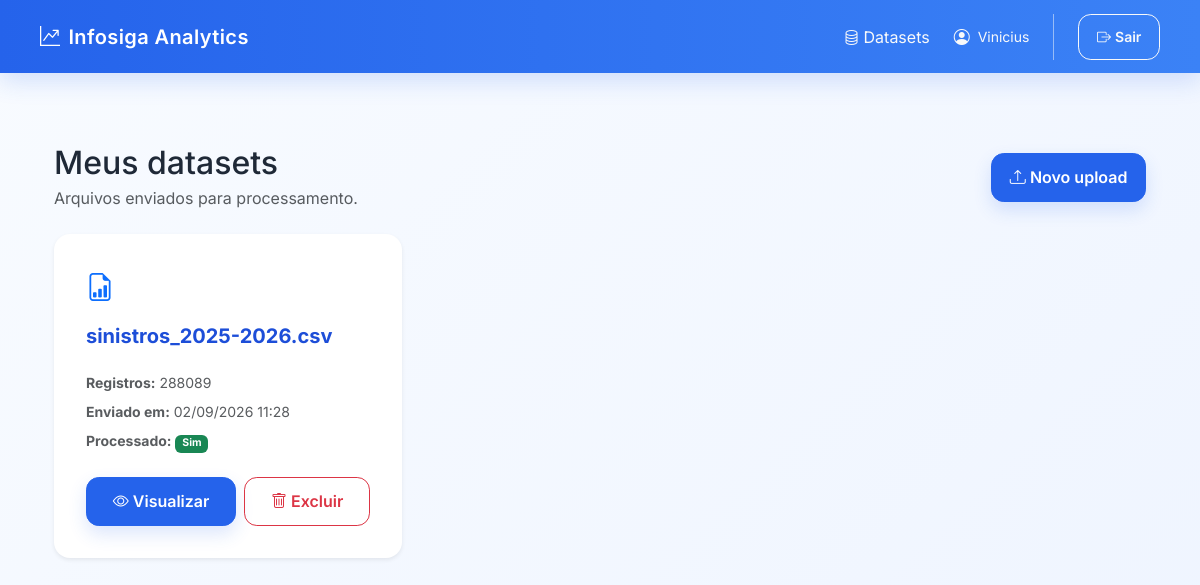
/datasets/ (signed in), run on the app's committed database.
### analytics/models.py (models this page shows, shortened)
class Dataset(models.Model):
    usuario = models.ForeignKey(
        settings.AUTH_USER_MODEL,
        on_delete=models.CASCADE,
        related_name="datasets",
    )
    nome_original = models.CharField(
        max_length=255
    )
    arquivo = models.FileField(
        upload_to="datasets/"
    )
    quantidade_registros = models.PositiveIntegerField(
        default=0
    )
    criado_em = models.DateTimeField(
        auto_now_add=True
    )
    atualizado_em = models.DateTimeField(
        auto_now=True
    )
    resultado_processado = models.FileField(
        upload_to="datasets/processed/",
        null=True,
        blank=True,
    )

### analytics/views/datasets.py (the view)
# urls.py: path("datasets/", dataset_list, name="dataset_list"),
@login_required
def dataset_list(request):
    datasets = DatasetService.list_for_user(request.user)
    return render(
        request,
        "analytics/datasets/list.html",
        {
            "datasets": datasets,
        },
    )

### analytics/persistence/datasets.py (called while the page is built)
def list_datasets_for_user(usuario):
    return (
        Dataset.objects
        .filter(usuario=usuario)
        .order_by("-criado_em")
    )

### analytics/services/dataset_service.py (called while the page is built)
    @staticmethod
    def list_for_user(usuario):
        return dataset_persistence.list_datasets_for_user(usuario)

### analytics/templates/analytics/datasets/list.html (shortened to what this page needs)
{% extends "analytics/base.html" %}
{% block content %}
<div class="container py-4">
    <div class="d-flex justify-content-between align-items-center mb-4">
        <div>
            <h2 class="mb-1">Meus datasets</h2>
            <p class="text-muted mb-0">
                Arquivos enviados para processamento.
            </p>
        </div>
        <a href="{% url 'home' %}" class="btn btn-primary">
            <i class="bi bi-upload"></i>
            Novo upload
        </a>
    </div>
    {% if datasets %}
    <div class="row g-4">
        {% for dataset in datasets %}
        <div class="col-md-6 col-lg-4">
            <div class="card shadow-sm border-0 h-100">
                <div class="card-body d-flex flex-column">
                    <div class="d-flex align-items-start justify-content-between mb-3">
                        <div class="text-primary fs-3">
                            <i class="bi bi-file-earmark-bar-graph"></i>
                        </div>
                    </div>
                    <h5 class="card-title text-break">
                        {{ dataset.nome_original }}
                    </h5>
                    <div class="text-muted small mt-3 mb-4">
                        <div class="mb-2">
                            <strong>Registros:</strong>
                            {{ dataset.quantidade_registros }}
                        </div>
                        <div class="mb-2">
                            <strong>Enviado em:</strong>
                            {{ dataset.criado_em|date:"d/m/Y H:i" }}
                        </div>
                        <div>
                            <strong>Processado:</strong>
                            {% if dataset.resultado_processado %}
                            <span class="badge bg-success">Sim</span>
                            {% else %}
                            <span class="badge bg-secondary">Não</span>
                            {% endif %}
                        </div>
                    </div>
                    <div class="mt-auto d-flex gap-2">
                        <a href="{% url 'dataset_detail' dataset.id %}" class="btn btn-primary flex-fill">
                            <i class="bi bi-eye"></i>
                            Visualizar
                        </a>
                        <form method="post" action="{% url 'dataset_delete' dataset.id %}" class="flex-fill" onsubmit="return confirm(
            'Tem certeza que deseja excluir este dataset?'
        );">
                            <button type="submit" class="btn btn-outline-danger w-100">
                                <i class="bi bi-trash"></i>
                                Excluir
                            </button>
                        </form>
                    </div>
                </div>
            </div>
        </div>
        {% endfor %}
    </div>
    {% endif %}
</div>
{% endblock %}

### analytics/templates/analytics/base.html (shortened to what this page needs)
{% load static %}
<!DOCTYPE html>
<html lang="pt-br">
<head>
    <link href="https://cdn.jsdelivr.net/npm/bootstrap@5.3.7/dist/css/bootstrap.min.css" rel="stylesheet">
    <link rel="stylesheet" href="https://cdn.jsdelivr.net/npm/bootstrap-icons@1.11.3/font/bootstrap-icons.css">
    <link rel="stylesheet" href="{% static 'analytics/css/home.css' %}">
</head>
<body>
<nav class="navbar navbar-dark fixed-top">
    <div class="container-fluid px-4">
        <a class="navbar-brand mb-0 h1 d-flex align-items-center gap-2"
           href="{% url 'home' %}">
            <i class="bi bi-graph-up-arrow"></i>
            <span>Infosiga Analytics</span>
        </a>
        <div class="d-flex align-items-center gap-4">
            {% if user.is_authenticated %}
                <a href="{% url 'dataset_list' %}"
                   class="nav-link text-light d-flex align-items-center gap-1">
                    <i class="bi bi-database"></i>
                    <span>Datasets</span>
                </a>
                <div class="d-flex align-items-center gap-2 text-light">
                    <i class="bi bi-person-circle"></i>
                    <span class="small">{{ user.username }}</span>
                </div>
                <a href="{% url 'logout' %}"
                   class="btn btn-outline-light btn-sm d-flex align-items-center gap-1">
                    <i class="bi bi-box-arrow-right"></i>
                    <span>Sair</span>
                </a>
            {% endif %}
        </div>
    </div>
</nav>
    <main class="pt-5 mt-5">
        <div class="container py-4">
            {% block content %}{% endblock %}
        </div>
    </main>
</body>
</html>

### analytics/static/analytics/css/home.css (style rules this page uses)
:root { --primary: #2563eb; --primary-dark: #1d4ed8; --surface: #ffffff; --border: #dbe3ef; --text: #1f2937; --muted: #64748b; }
body { font-family: 'Inter', sans-serif; background: linear-gradient(135deg, #f8fbff 0%, #eef4ff 100%); color: var(--text); min-height: 100vh; }
.navbar { background: linear-gradient(90deg, var(--primary) 0%, #3b82f6 100%); box-shadow: 0 8px 24px rgba(37, 99, 235, 0.18); padding: 0.85rem 1rem; }
.navbar-brand { font-weight: 600; letter-spacing: 0.02em; }
main { padding-bottom: 2rem; }
.card { border: 1px solid var(--border); border-radius: 1rem; box-shadow: 0 12px 30px rgba(15, 23, 42, 0.06); background-color: var(--surface); }
.card-body { padding: 2rem; }
.card-title, .section-title { font-weight: 700; color: var(--primary-dark); }
.btn { border-radius: 0.8rem; font-weight: 600; padding: 0.72rem 1.1rem; transition: transform 0.2s ease, box-shadow 0.2s ease; }
.btn-primary { background-color: var(--primary); border-color: var(--primary); box-shadow: 0 8px 18px rgba(37, 99, 235, 0.16); }

### data on the page
Dataset: nome_original "sinistros_2025-2026.csv", quantidade_registros "288089", criado_em "02/09/2026 11:28", shows "Sim"

### other printed values
{{ user.username }} "Vinicius"
